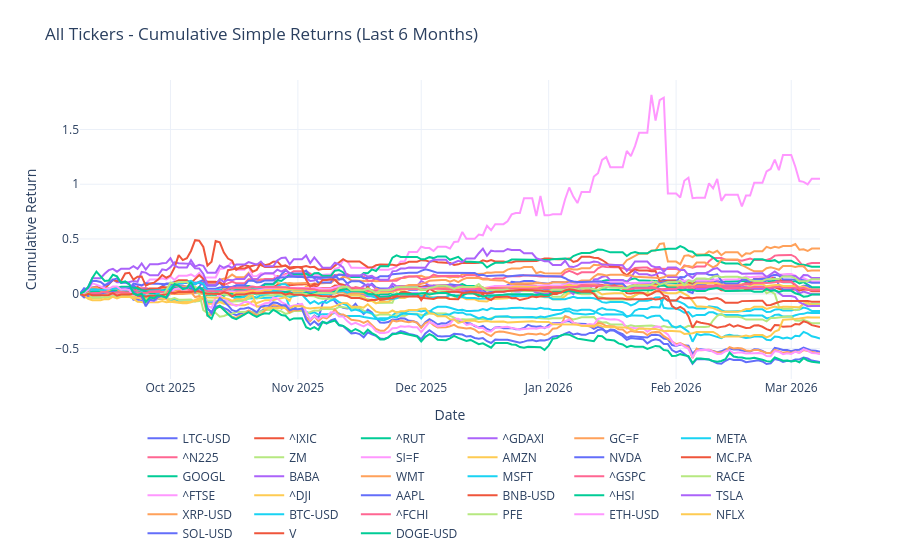

The cell this chart's notebook holds for it:
### Code cell
# plot last 6 months of cumprod_simple_6m returns 
fig = go.Figure()
for column in cumprod_simple_6m.columns:
    fig.add_trace(
        go.Scatter(
            x=cumprod_simple_6m.index,
            y=cumprod_simple_6m[column],
            mode="lines",
            name=column,
        )
    )

fig.update_layout(
    title="All Tickers - Cumulative Simple Returns (Last 6 Months)",
    xaxis_title="Date",
    yaxis_title="Cumulative Return",
    legend=dict(orientation="h", yanchor="top", y=-0.15, xanchor="center", x=0.5),
    template="plotly_white",
    margin=dict(t=80, b=120),
)
fig.show()

### Figure 1 — Plotly figure (JSON) as saved in the notebook; plotly's stock layout.template omitted (floating-point values rounded to 4 significant figures; data arrays with more than 128 entries replaced by an {"elided": "..."} marker saying what was removed)
{"data": [{"mode": "lines", "name": "LTC-USD", "type": "scatter", "x": {"elided": "181 str values"}, "y": {"elided": "181 float values"}}, {"mode": "lines", "name": "^IXIC", "type": "scatter", "x": {"elided": "181 str values"}, "y": {"elided": "181 float values"}}, {"mode": "lines", "name": "^RUT", "type": "scatter", "x": {"elided": "181 str values"}, "y": {"elided": "181 float values"}}, {"mode": "lines", "name": "^GDAXI", "type": "scatter", "x": {"elided": "181 str values"}, "y": {"elided": "181 float values"}}, {"mode": "lines", "name": "GC=F", "type": "scatter", "x": {"elided": "181 str values"}, "y": {"elided": "181 float values"}}, {"mode": "lines", "name": "META", "type": "scatter", "x": {"elided": "181 str values"}, "y": {"elided": "181 float values"}}, {"mode": "lines", "name": "^N225", "type": "scatter", "x": {"elided": "181 str values"}, "y": {"elided": "181 float values"}}, {"mode": "lines", "name": "ZM", "type": "scatter", "x": {"elided": "181 str values"}, "y": {"elided": "181 float values"}}, {"mode": "lines", "name": "SI=F", "type": "scatter", "x": {"elided": "181 str values"}, "y": {"elided": "181 float values"}}, {"mode": "lines", "name": "AMZN", "type": "scatter", "x": {"elided": "181 str values"}, "y": {"elided": "181 float values"}}, {"mode": "lines", "name": "NVDA", "type": "scatter", "x": {"elided": "181 str values"}, "y": {"elided": "181 float values"}}, {"mode": "lines", "name": "MC.PA", "type": "scatter", "x": {"elided": "181 str values"}, "y": {"elided": "181 float values"}}, {"mode": "lines", "name": "GOOGL", "type": "scatter", "x": {"elided": "181 str values"}, "y": {"elided": "181 float values"}}, {"mode": "lines", "name": "BABA", "type": "scatter", "x": {"elided": "181 str values"}, "y": {"elided": "181 float values"}}, {"mode": "lines", "name": "WMT", "type": "scatter", "x": {"elided": "181 str values"}, "y": {"elided": "181 float values"}}, {"mode": "lines", "name": "MSFT", "type": "scatter", "x": {"elided": "181 str values"}, "y": {"elided": "181 float values"}}, {"mode": "lines", "name": "^GSPC", "type": "scatter", "x": {"elided": "181 str values"}, "y": {"elided": "181 float values"}}, {"mode": "lines", "name": "RACE", "type": "scatter", "x": {"elided": "181 str values"}, "y": {"elided": "181 float values"}}, {"mode": "lines", "name": "^FTSE", "type": "scatter", "x": {"elided": "181 str values"}, "y": {"elided": "181 float values"}}, {"mode": "lines", "name": "^DJI", "type": "scatter", "x": {"elided": "181 str values"}, "y": {"elided": "181 float values"}}, {"mode": "lines", "name": "AAPL", "type": "scatter", "x": {"elided": "181 str values"}, "y": {"elided": "181 float values"}}, {"mode": "lines", "name": "BNB-USD", "type": "scatter", "x": {"elided": "181 str values"}, "y": {"elided": "181 float values"}}, {"mode": "lines", "name": "^HSI", "type": "scatter", "x": {"elided": "181 str values"}, "y": {"elided": "181 float values"}}, {"mode": "lines", "name": "TSLA", "type": "scatter", "x": {"elided": "181 str values"}, "y": {"elided": "181 float values"}}, {"mode": "lines", "name": "XRP-USD", "type": "scatter", "x": {"elided": "181 str values"}, "y": {"elided": "181 float values"}}, {"mode": "lines", "name": "BTC-USD", "type": "scatter", "x": {"elided": "181 str values"}, "y": {"elided": "181 float values"}}, {"mode": "lines", "name": "^FCHI", "type": "scatter", "x": {"elided": "181 str values"}, "y": {"elided": "181 float values"}}, {"mode": "lines", "name": "PFE", "type": "scatter", "x": {"elided": "181 str values"}, "y": {"elided": "181 float values"}}, {"mode": "lines", "name": "ETH-USD", "type": "scatter", "x": {"elided": "181 str values"}, "y": {"elided": "181 float values"}}, {"mode": "lines", "name": "NFLX", "type": "scatter", "x": {"elided": "181 str values"}, "y": {"elided": "181 float values"}}, {"mode": "lines", "name": "SOL-USD", "type": "scatter", "x": {"elided": "181 str values"}, "y": {"elided": "181 float values"}}, {"mode": "lines", "name": "V", "type": "scatter", "x": {"elided": "181 str values"}, "y": {"elided": "181 float values"}}, {"mode": "lines", "name": "DOGE-USD", "type": "scatter", "x": {"elided": "181 str values"}, "y": {"elided": "181 float values"}}], "layout": {"legend": {"orientation": "h", "x": 0.5, "xanchor": "center", "y": -0.15, "yanchor": "top"}, "margin": {"b": 120, "t": 80}, "title": {"text": "All Tickers - Cumulative Simple Returns (Last 6 Months)"}, "xaxis": {"title": {"text": "Date"}}, "yaxis": {"title": {"text": "Cumulative Return"}}}}
